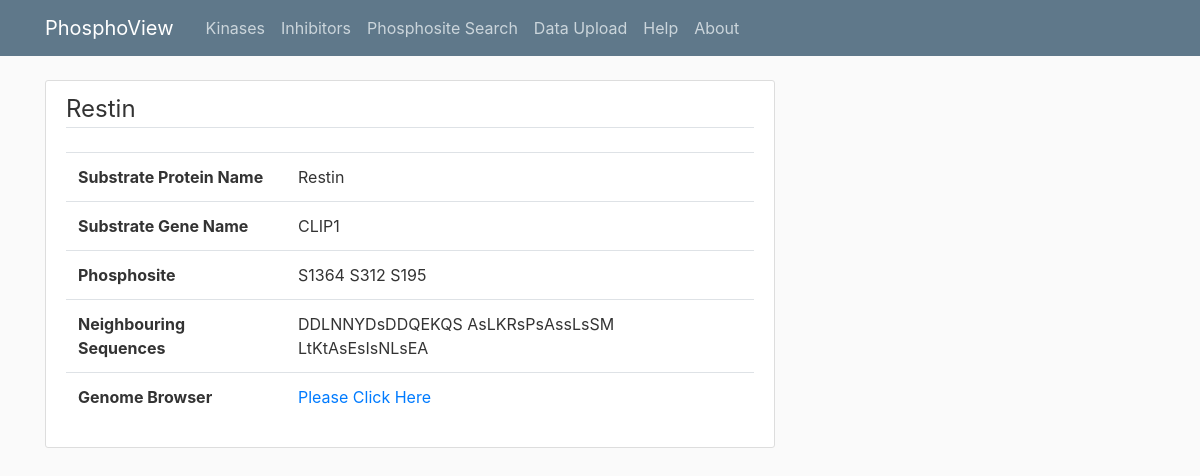
The page /Phosphosite_result/Restin on the database its author committed.
### Database/kinase_declarative.py (models this page shows)
class SubstrateMeta(Base):
    __tablename__ = 'substrate_meta'
    substrate_id = Column(Integer, primary_key = True)
    substrate_name = Column(String)
    substrate_gene_name = Column(String)
    substrate_uniprot_entry = Column(String)
    substrate_uniprot_number = Column(Integer)
    substrate_url = Column(String)
    def to_dict(self):
        output = {
                "substrate_id": self.substrate_id,
                "substrate_name": self.substrate_name,
                "substrate_gene_name": self.substrate_gene_name,
                "substrate_uniprot_entry": self.substrate_uniprot_entry,
                "substrate_uniprot_number": self.substrate_uniprot_number,
                "phosphosites": [phosphosite.to_dict() for phosphosite in self.phosphosites]
                }
        if self.substrate_url: #if the url is present
            output["substrate_url"] = self.substrate_url
        return output

class PhosphositeMeta(Base):
    __tablename__ = 'phosphosite_meta'
    phosphosite_meta_id = Column(Integer, primary_key=True)
    substrate_meta_id = Column(Integer, ForeignKey('substrate_meta.substrate_id'))
    substrate = relationship("SubstrateMeta", backref=backref('phosphosites', uselist=True))
    phosphosite = Column(String)
    chromosome = Column(Integer)
    karyotype_band = Column(String)
    strand = Column(Integer)
    start_position = Column(Integer)
    end_position = Column(Integer)
    neighbouring_sequences = Column(String)
    kinases = relationship('KinaseGeneMeta', secondary='kinase_phosphosite_relations')
    def to_dict(self):
        output = {
                "phosphosite_meta_id": self.phosphosite_meta_id,
                "substrate_meta_id": self.substrate_meta_id,
                "phosphosite": self.phosphosite,
                "chromosome": self.chromosome,
                "karyotype_band": self.karyotype_band,
                "strand": self.strand,
                "start_position": self.start_position,
                "end_position": self.end_position,
                "neighbouring_sequences": self.neighbouring_sequences,
                "kinases": self.get_kinase_list()
                }
        return output
    def get_kinase_list(self):
        return [kinase.gene_name for kinase in self.kinases]

### app.py (the view)
@app.route("/Phosphosite_result/<substrate_input>")
def results_by_substrate(substrate_input):
    substrate_info = get_substrate_phosphosites_from_substrate(substrate_input)
    return render_template('results_phosphosite.html', substrate_info=substrate_info)

### Database/kinase_functions.py (called while the page is built)
def get_substrate_phosphosites_from_substrate(substrate_input):
    substrate_query = s.query(SubstrateMeta).filter(or_(SubstrateMeta.substrate_gene_name==substrate_input, SubstrateMeta.substrate_name==substrate_input,\
                SubstrateMeta.substrate_uniprot_entry==substrate_input, SubstrateMeta.substrate_uniprot_number==substrate_input)).all()
    if substrate_query == []:
        return {}
    for substrate in substrate_query:
        return substrate.to_dict()

### templates/results_phosphosite.html (shortened to what this page needs)
{% extends "layout.html" %}
{% block content %}
<div class ="content-section">
        <legend class="border-bottom mb-4">{{substrate_info["substrate_name"]}}</legend>
<table class="table table-hover">
      <tr>
        <th scope="row">Substrate Protein Name</th>
        <td>{{substrate_info["substrate_name"]}}</td>
      </tr>
      <th scope="row">Substrate Gene Name</th>
        <td>{{substrate_info["substrate_gene_name"]}}</td>
      <th scope="row">Phosphosite</th>
        <td>{% for dict_item in substrate_info['phosphosites'] %}
                  {{dict_item['phosphosite']}}
                {% endfor %} </td>
   <th scope="row">Neighbouring Sequences</th>
        <td>{% for dict_item in substrate_info['phosphosites'] %}
                  {{dict_item['neighbouring_sequences']}}
                {% endfor %} </td>
     <th scope="row">Genome Browser</th>
        <td><a  target="_blank"
	href='{{substrate_info["substrate_url"]}}'>Please Click Here</a> </td>
    </table>
{% endblock content %}

### static/main.css (style rules this page uses)
body { background: #fafafa; color: #333333; margin-top: 5rem; }
.content-section { background: #ffffff; padding: 10px 20px; border: 1px solid #dddddd; border-radius: 3px; margin-bottom: 20px; }

### rows shown on the page
SubstrateMeta: substrate_name "Restin", substrate_gene_name "CLIP1"
PhosphositeMeta: phosphosite "S1364", neighbouring_sequences "DDLNNYDsDDQEKQS"
PhosphositeMeta: phosphosite "S312", neighbouring_sequences "AsLKRsPsAssLsSM"
PhosphositeMeta: phosphosite "S195", neighbouring_sequences "LtKtAsEsIsNLsEA"
